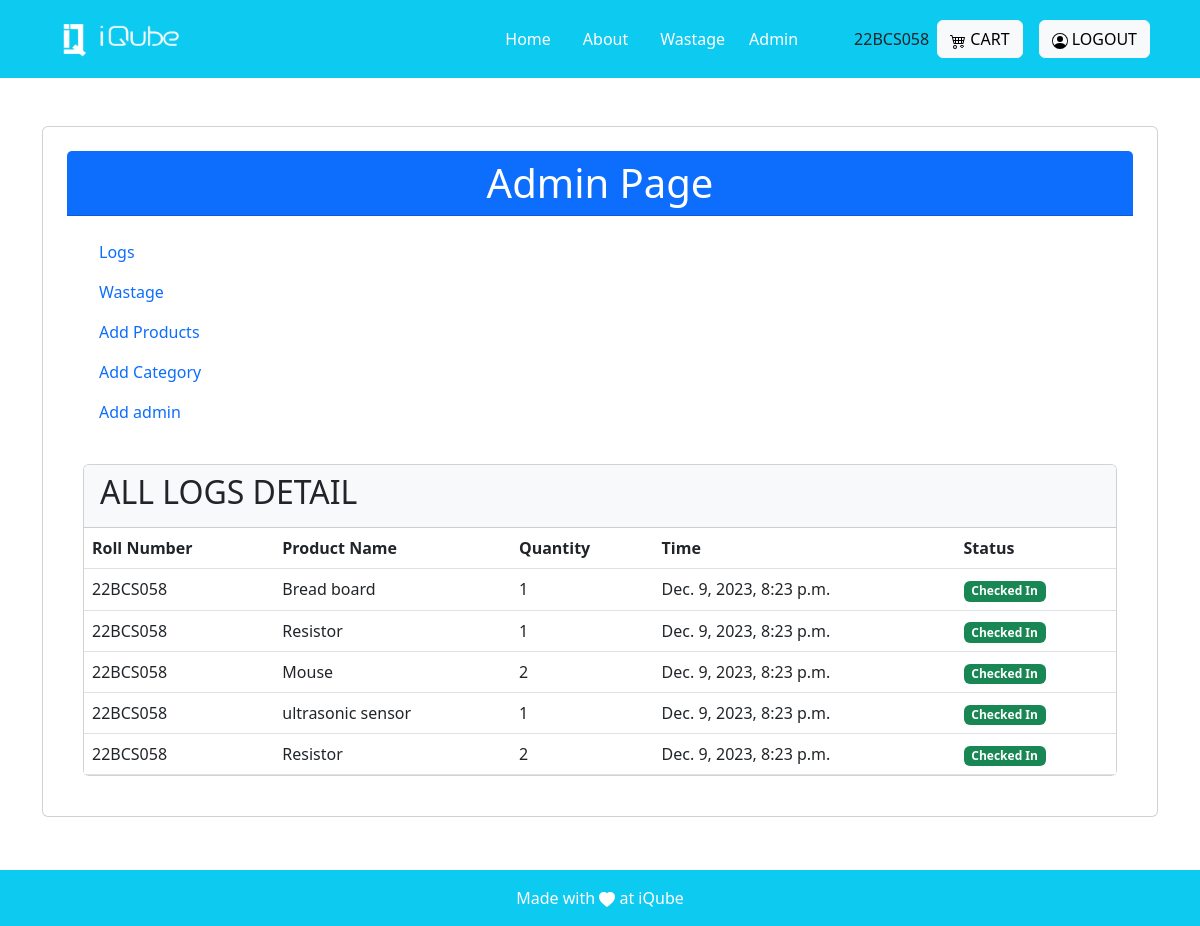
The page /admin_views/ (signed in) on the database its author committed.
### invention/models.py (models this page shows, shortened)
class Log(models.Model):
    user = models.ForeignKey(User, on_delete=models.CASCADE)
    product = models.ForeignKey('Product', on_delete=models.CASCADE)
    quantity = models.PositiveIntegerField(default=0)
    created_at = models.DateTimeField(auto_now_add=True)
    status = models.CharField(max_length=20, choices=[('checked_in','checked_in'),('checked_out','checked_out')])

class Product(models.Model):
    name=models.CharField(max_length=255)
    decription=models.CharField(max_length=100)
    actual_count=models.PositiveIntegerField()
    available_count=models.PositiveIntegerField()
    dummy_count = models.PositiveIntegerField()
    category= models.ForeignKey('Category', on_delete=models.CASCADE)
    created_at = models.DateTimeField(auto_now=True)
    image = models.ImageField(upload_to='images')

### invention/decorators.py (the view)
        def wrapper_func(request, *args, **kwargs):
            group = None
            if request.user.groups.exists():
                group = request.user.groups.all()[0].name
            if group in allowed_roles:
              return view_func(request, *args, **kwargs)
            else:
                return render(request, 'no_permission.html')

### invention/views.py (called while the page is built)
@login_required(login_url='login')
@allowed_user(allowed_roles=['admin', 'superadmin'])
def admin_view(request):
    log = Log.objects.all()
    return render(request, 'admin.html', {'log':log,})

### invention/templates/admin.html (shortened to what this page needs)
{% extends 'base.html' %}
{% block base %}
<!DOCTYPE html>
<html lang="en">
<head>
    <link href="https://cdn.jsdelivr.net/npm/bootstrap@5.3.0/dist/css/bootstrap.min.css" rel="stylesheet">
</head>
<body>
    <div class="overlay"></div>
    <div class="container mt-5 vh-100">
        <div class="card p-4">
            <div class="card-header bg-primary text-white text-center">
                <h1 class="mb-0">Admin Page</h1>
            </div>
            <div class="card-body">
                <ul class="nav flex-column">
                    <li class="nav-item"><a href="{% url 'admin_views' %}" class="nav-link">Logs</a></li>
                    <li class="nav-item"><a href="{% url 'wastage_render' %}" class="nav-link">Wastage</a></li>
                    <li class="nav-item"><a href="{% url 'Add_product' %}" class="nav-link">Add Products</a></li>
                    <li class="nav-item"><a href="{% url 'Add_category' %}" class="nav-link">Add Category</a></li>
                    <li class="nav-item"><a href="{% url 'users_list' %}" class="nav-link">Add admin</a></li>
                </ul>
            </div>
            <div class="card-body">
                <div class="card bg-white">
                    <div class="card-header bg-light">
                        <h2 class="card-title">ALL LOGS DETAIL</h2>
                    </div>
                    <div class="card-body p-0">
                        <div class="table-responsive">
                            <table class="table table-hover mb-0">
                                <thead>
                                    <tr>
                                        <th>Roll Number</th>
                                        <th>Product Name</th>
                                        <th>Quantity</th>
                                        <th>Time</th>
                                        <th>Status</th>
                                    </tr>
                                </thead>
                                <tbody>
                                    {% for i in log %}
                                    <tr>
                                        <td>{{i.user}}</td>
                                        <td>{{i.product.name}}</td>
                                        <td>{{i.quantity}}</td>
                                        <td>{{i.created_at}}</td>
                                        <td>
                                            {% if i.status == 'checked_out' %}
                                            <span class="badge bg-danger">Checked out</span>
                                            {% else %}
                                            <span class="badge bg-success">Checked In</span>
                                            {% endif %}
                                        </td>
                                    </tr>
                                    {% endfor %}
                                </tbody>
                            </table>
                        </div>
                    </div>
                </div>
            </div>
        </div>
    </div>
</body>
</html>
{% endblock %}

### invention/templates/base.html (shortened to what this page needs)
{% load static %}
<!DOCTYPE html>
<html lang="en">
<head>
    <link href="https://cdn.jsdelivr.net/npm/bootstrap@5.3.2/dist/css/bootstrap.min.css" rel="stylesheet"
>
</head>
<body>
    <nav class="sticky-top navbar navbar-expand-lg navbar-dark bg-info p-3">
    <div class="container">
            <a class="navbar-brand" href="#">
                <img src="{% static 'images/logo-white.png' %}" alt="Logo" height="36" width="150">
            </a>
            <div class="collapse navbar-collapse justify-content-end" id="navbarNav">
                <ul class="navbar-nav mx-5">
                    <li class="nav-item mx-2">
                        <a class="nav-link active" href="{% url 'Home'%}">Home</a>
                    </li>
                    <li class="nav-item mx-2">
                        <a class="nav-link active" href="{% url 'About' %}">About</a>
                    </li>
                    <li class="nav-item mx-2">
                        <a class="nav-link active" href="{% url 'Add_wastage'%}">Wastage</a>
                    </li>
                   {% if request.user.group == "admin" or "superadmin" %}
                    <li>
                        <a   class="nav-link active" href="{% url 'admin_views' %}">Admin</a>
                    </li>
                    {% endif %}
                </ul>
            </div>
            {{request.user.username}}
            <div class="mt-3 mt-lg-0 mx-2">
                <a class="btn btn-light" href="{% url 'view_cart' %}">
                    CART
                </a>
            </div>
            {% if not user.is_authenticated %}
            <div class="mt-3 mt-lg-0 mx-2">
                <a class="btn btn-light" href="{% url "social:begin" 'azuread-tenant-oauth2' %}">
                    <svg xmlns="http://www.w3.org/2000/svg" width="16" height="16" fill="currentColor" class="bi bi-person-circle" viewBox="0 0 16 16">
                    <path d="M11 6a3 3 0 1 1-6 0 3 3 0 0 1 6 0"/>
                        <path fill-rule="evenodd" d="M0 8a8 8 0 1 1 16 0A8 8 0 0 1 0 8m8-7a7 7 0 0 0-5.468 11.37C3.242 11.226 4.805 10 8 10s4.757 1.225 5.468 2.37A7 7 0 0 0 8 1"/>
                    </svg>
                    LOGIN
                </a>
            </div>
            {% else %}
            <div class="mt-3 mt-lg-0 mx-2">
                <a class="btn btn-light" href="{% url 'logout' %}">
                    LOGOUT
                </a>
            </div>
            {% endif %}
        </div>
    </nav>
    <main>
        <div>
            {% block base %}{% endblock %}
        </div>
    </main>
    <footer class="bg-light text-center text-lg-start fixed-bottom">
        <div class="text-center p-3 bg-info p-3" style=" color: white;">
            <div>Made with
                <svg xmlns="http://www.w3.org/2000/svg" width="16" height="16" fill="currentColor"
                    class="bi bi-heart-fill" viewBox="0 0 16 16">
                    <path fill-rule="evenodd"
                        d="M8 1.314C12.438-3.248 23.534 4.735 8 15-7.534 4.736 3.562-3.248 8 1.314z" />
                </svg>
               at iQube
            </div>
        </div>
    </footer>
</body>
</html>
{% load sweetify %}

### invention/templates/base.html (style rules this page uses)
html { scroll-behavior:smooth; }

### invention/templates/admin.html (style rules this page uses)
body { background: url('your-background-image.jpg') no-repeat center center fixed; background-size: cover; }
.overlay { background-color: rgba(0, 0, 0, 0); position: absolute; top: 0; bottom: 0; left: 0; right: 0; }
.container { position: relative; z-index: 1; }

### rows shown on the page
Log: user "22BCS058", product.name "Bread board", quantity "1", created_at "Dec. 9, 2023, 8:23 p.m.", status "Checked In"
Log: user "22BCS058", product.name "Resistor", quantity "1", created_at "Dec. 9, 2023, 8:23 p.m.", status "Checked In"
Log: user "22BCS058", product.name "Mouse", quantity "2", created_at "Dec. 9, 2023, 8:23 p.m.", status "Checked In"
Log: user "22BCS058", product.name "ultrasonic sensor", quantity "1", created_at "Dec. 9, 2023, 8:23 p.m.", status "Checked In"
Log: user "22BCS058", product.name "Resistor", quantity "2", created_at "Dec. 9, 2023, 8:23 p.m.", status "Checked In"

### other values the page prints
{{ request.user.username }} "22BCS058"
